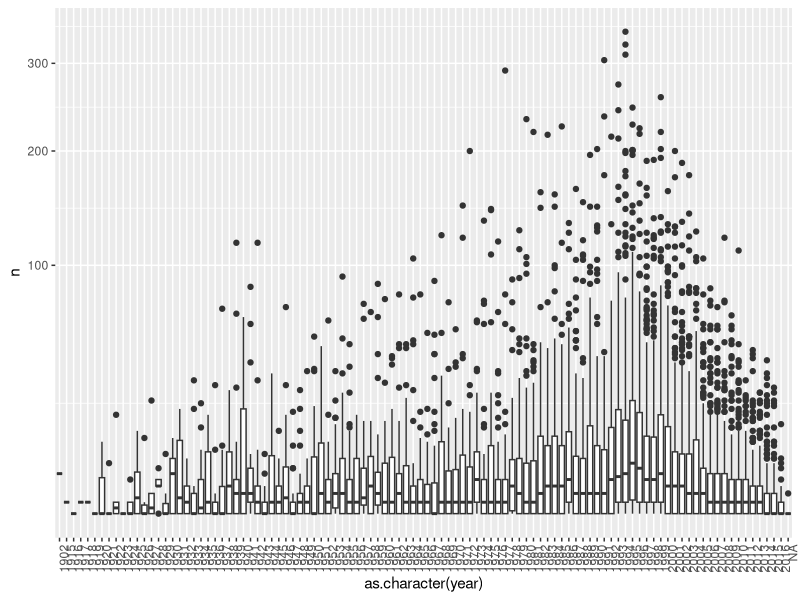
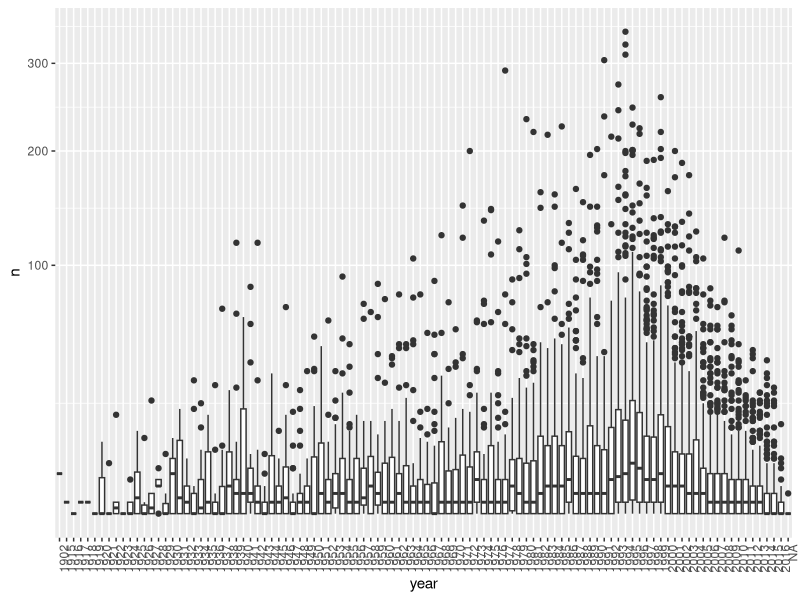

Recreate these plots in R, in order.
library(tidyverse)
library(lubridate)
library(dslabs)
data("movielens")

#Q1
n_rating <- movielens %>% 
  group_by(movieId) %>%
  summarize(n = n(), year = first(year))

n_rating %>% ggplot(aes(x = as.character(year), y = n)) + 
              geom_boxplot() + scale_y_sqrt() + 
              theme(axis.text.x = element_text(angle = 90, hjust = 1))

#Harvards solution is better than mine:
movielens %>% group_by(movieId) %>%
  summarize(n = n(), year = as.character(first(year))) %>%
  qplot(year, n, data = ., geom = "boxplot") +
  scale_y_sqrt() +
  theme(axis.text.x = element_text(angle = 90, hjust = 1))


#Q2
n_rating <- movielens %>% 
  filter(year >= 1993) %>%
  group_by(movieId) %>% 
  summarise(n_per_year = mean(n()/(2018 - year)), title = first(title), year = as.character(first(year)))

top_number_rating <- n_rating[order(n_rating$n_per_year, decreasing = TRUE), ] %>% head(25)
  
tst <- movielens %>% group_by(movieId) %>%
  filter(movieId %in% top_number_rating$movieId) %>%
  summarise(title = first(title), av_rating = mean(rating))

merge(x = top_number_rating, y = tst, by = c("movieId", "title"))[c(1,2,4,3,5)]


#Harvards solution is beter again. I forgot about "arrange" function
movielens %>% 
  filter(year >= 1993) %>%
  group_by(movieId) %>%
  summarize(n = n(), years = 2018 - first(year),
            title = title[1],
            rating = mean(rating)) %>%
  mutate(rate = n/years) %>%
  top_n(25, rate) %>%
  arrange(desc(rate))
